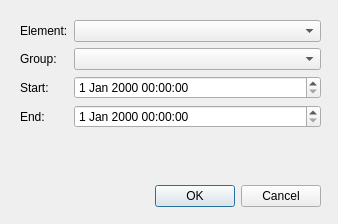
<?xml version="1.0" encoding="UTF-8"?>
<ui version="4.0">
 <class>CreateEventDlg</class>
 <widget class="QDialog" name="CreateEventDlg">
  <property name="geometry">
   <rect>
    <x>0</x>
    <y>0</y>
    <width>338</width>
    <height>224</height>
   </rect>
  </property>
  <property name="windowTitle">
   <string>Dialog</string>
  </property>
  <widget class="QDialogButtonBox" name="buttonBox">
   <property name="geometry">
    <rect>
     <x>20</x>
     <y>180</y>
     <width>301</width>
     <height>32</height>
    </rect>
   </property>
   <property name="orientation">
    <enum>Qt::Horizontal</enum>
   </property>
   <property name="standardButtons">
    <set>QDialogButtonBox::Cancel|QDialogButtonBox::Ok</set>
   </property>
  </widget>
  <widget class="QWidget" name="formLayoutWidget">
   <property name="geometry">
    <rect>
     <x>20</x>
     <y>20</y>
     <width>301</width>
     <height>151</height>
    </rect>
   </property>
   <layout class="QFormLayout" name="formLayout">
    <property name="fieldGrowthPolicy">
     <enum>QFormLayout::AllNonFixedFieldsGrow</enum>
    </property>
    <item row="0" column="0">
     <widget class="QLabel" name="label">
      <property name="text">
       <string>Element:</string>
      </property>
     </widget>
    </item>
    <item row="1" column="0">
     <widget class="QLabel" name="label_2">
      <property name="text">
       <string>Group:</string>
      </property>
     </widget>
    </item>
    <item row="0" column="1">
     <widget class="QComboBox" name="m_elements"/>
    </item>
    <item row="1" column="1">
     <widget class="QComboBox" name="m_groups"/>
    </item>
    <item row="2" column="0">
     <widget class="QLabel" name="label_3">
      <property name="text">
       <string>Start:</string>
      </property>
     </widget>
    </item>
    <item row="3" column="0">
     <widget class="QLabel" name="label_4">
      <property name="text">
       <string>End:</string>
      </property>
     </widget>
    </item>
    <item row="2" column="1">
     <widget class="QDateTimeEdit" name="m_start"/>
    </item>
    <item row="3" column="1">
     <widget class="QDateTimeEdit" name="m_end"/>
    </item>
   </layout>
  </widget>
 </widget>
 <resources/>
 <connections>
  <connection>
   <sender>buttonBox</sender>
   <signal>accepted()</signal>
   <receiver>CreateEventDlg</receiver>
   <slot>accept()</slot>
   <hints>
    <hint type="sourcelabel">
     <x>248</x>
     <y>254</y>
    </hint>
    <hint type="destinationlabel">
     <x>157</x>
     <y>274</y>
    </hint>
   </hints>
  </connection>
  <connection>
   <sender>buttonBox</sender>
   <signal>rejected()</signal>
   <receiver>CreateEventDlg</receiver>
   <slot>reject()</slot>
   <hints>
    <hint type="sourcelabel">
     <x>316</x>
     <y>260</y>
    </hint>
    <hint type="destinationlabel">
     <x>286</x>
     <y>274</y>
    </hint>
   </hints>
  </connection>
 </connections>
</ui>
